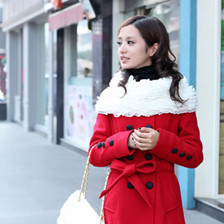
#> input picture img1.jpg, 224 x 224 px, given as the content of the folder /data/colposcopy/colposcopy, which was not available
$ jupyter execute --allow-errors preprocess.ipynb   (shell and % lines are left out)   (older library calls are emulated)
#> lines starting #> are read from the running program, lines starting #| are printed output that depends on the picture; after the words box and inside, x2 and y2 are one past the last pixel; in counts of white or black regions, pixels touching at a corner belong together; pictures that were not available may be replaced by others from this repository, and a replacement may not be noted
### repo/gpu_allocation.py
import subprocess, re, os, sys

def run_command(cmd):
    """Run command, return output as string."""

    output = subprocess.Popen(cmd, stdout=subprocess.PIPE, shell=True).communicate()[0]
    return output.decode("ascii")

def list_available_gpus():
    """Returns list of available GPU ids."""

    output = run_command("nvidia-smi -L")
    # lines of the form GPU 0: TITAN X
    gpu_regex = re.compile(r"GPU (?P<gpu_id>\d+):")
    result = []
    for line in output.strip().split("\n"):
        m = gpu_regex.match(line)
        assert m, "Couldnt parse "+line
        result.append(int(m.group("gpu_id")))
    return result

def gpu_memory_map():
    """Returns map of GPU id to memory allocated on that GPU."""

    output = run_command("nvidia-smi")
    gpu_output = output[output.find("GPU Memory"):]
    # lines of the form
    # |    0      8734    C   python                                       11705MiB |
    memory_regex = re.compile(r"[|]\s+?(?P<gpu_id>\d+)\D+?(?P<pid>\d+).+[ ](?P<gpu_memory>\d+)MiB")
    rows = gpu_output.split("\n")
    result = {gpu_id: 0 for gpu_id in list_available_gpus()}
    for row in gpu_output.split("\n"):
        m = memory_regex.search(row)
        if not m:
            continue
        gpu_id = int(m.group("gpu_id"))
        gpu_memory = int(m.group("gpu_memory"))
        result[gpu_id] += gpu_memory
    return result


def set_gpu(num_gpu,gpu_list = [0,1,2,3,4,5,6,7]):
    tot_mem = 11172.0
    memory_gpu_map =sorted([(memory/tot_mem, gpu_id) for (gpu_id, memory) in gpu_memory_map().items()if gpu_id in gpu_list])
    available_gpus = []
    for item in memory_gpu_map:
        mem_usage, gpu_id = item
        if mem_usage < 0.9:
            available_gpus.append(gpu_id)
    print ("Found %d GPU(s)"%len(memory_gpu_map),"only %d gpu below threshold"%len(available_gpus))
    if len(available_gpus)>=num_gpu:
        gpus = ','.join(str(e) for e in available_gpus[:num_gpu])
        os.environ["CUDA_VISIBLE_DEVICES"] = gpus
        print ("Using GPU %s"%gpus)
    else:
        raise ValueError("No GPUs available, current number of available GPU is %d, requested for %d GPU(s)"%
                         (len(available_gpus),num_gpu))

### repo/preprocess.ipynb
[cell 1]
from __future__ import absolute_import
from __future__ import division
from __future__ import print_function
from __future__ import unicode_literals

import math
import os
import sys
import warnings
import argparse
import numpy as np
import yaml
import cv2
import matplotlib.pyplot as plt

import torch
import csv
import torch.nn as nn
import torch.backends.cudnn as cudnn
import random

from PIL import Image,ImageFilter
import PIL.ImageOps as imop
from glob import glob
from tqdm import tqdm
from torch import optim
from torch import Tensor
from torch.autograd import Variable
from torch.utils.data import DataLoader,Dataset,Sampler
from torchvision import datasets,transforms
from torch.nn import functional as F

sys.path.append("/home/shiyi/gpu/gpu/")
img_dir = "/data/colposcopy/colposcopy"
img_dir_1 = "/data/colposcopy/colposcopy_1/"

from gpu_allocation import set_gpu

error = glob(os.path.join(img_dir,"train*","*","2845.jpg")) + \
    glob(os.path.join(img_dir,"train*","*","5893.jpg")) + glob(os.path.join(img_dir,"train*","*","5892.jpg"))
print(error)

from gpu_allocation import set_gpu
corrupt_set  = set()
types = [1,2,3]

type_1_train = [i for i in glob(os.path.join(img_dir,"train","Type_1","*.jpg")) if i not in error]
type_2_train = [i for i in glob(os.path.join(img_dir,"train","Type_2","*.jpg")) if i not in error]
type_3_train = [i for i in glob(os.path.join(img_dir,"train","Type_3","*.jpg")) if i not in error]

type_1_train_extra = [i for i in glob(os.path.join(img_dir,"train_stg2","Type_1","*.jpg")) if i not in error]
type_2_train_extra = [i for i in glob(os.path.join(img_dir,"train_stg2","Type_2","*.jpg")) if i not in error]
type_3_train_extra = [i for i in glob(os.path.join(img_dir,"train_stg2","Type_3","*.jpg")) if i not in error]

img_test   = glob(os.path.join(img_dir,"test","*.jpg"))
img_test_wo_answer = glob(os.path.join(img_dir,"test_stg2","*.jpg"))

img_path_yolo = type_1_train+type_2_train+type_3_train
img_paths = img_path_yolo+img_test+img_test_wo_answer+type_1_train_extra+type_2_train_extra+type_3_train_extra
#print(len(img_paths))
#print(img_paths[0].split('/')[4])
print(len(img_path_yolo))

def data_label_alter(csv_path):

    # [18 lines left out: functions data_label_del, data_label_exchange, not called in this run]

    with open(csv_path) as f:
        f_csv = csv.reader(f)
        index = 0
        for row in f_csv:
            if index == 0:
                index += 1
                continue
            if row[-1] == 'remove':
                data_label_del(row[0])
            else:
                data_label_exchange(row[0],row[1],row[2])

#data_label_alter(os.path.join(img_dir,"fixed_labels_v2.csv"))
#> (the rest of this cell did not finish here and is left out)

[cell 2]
class ColpoProcessDataset(Dataset):
    def __init__(self,paths):
        self.paths = paths
    # [4 lines left out: function __getitem__, not called in this run]
    def __len__(self):
        return len(self.paths)

def cvt(image):
    return cv2.cvtColor(image, cv2.COLOR_BGR2RGB)

def transform_offline(img):
    pass
def write_to_dir(img):
    pass

#added_data = []
DataYolo = ColpoProcessDataset(img_path_yolo)
#> (the rest of this cell did not finish here and is left out)

[cell 3]
from sklearn.model_selection import train_test_split
from glob import glob
import os
img_dir = "/data/colposcopy/colposcopy"
type_1_train = [i for i in glob(os.path.join(img_dir,"train","Type_1","*.jpg"))]
type_2_train = [i for i in glob(os.path.join(img_dir,"train","Type_2","*.jpg"))]
type_3_train = [i for i in glob(os.path.join(img_dir,"train","Type_3","*.jpg"))]
test = [i for i in glob(os.path.join(img_dir,"test","*.jpg"))]
label_paths = [i for i in glob("/home/shiyi/colposcopy/colposcopy/models/PyTorch-YOLOv3/data/custom/labels/*")]

file_paths = type_1_train+type_2_train+type_3_train+test
#print(len(type_1_train),len(type_2_train),len(type_3_train))
#print (type_1_train)
train,valid,_,_ = train_test_split(file_paths,file_paths,test_size=0.2, random_state=42)
#print (train,valid)
yolo_train_table = "/home/shiyi/colposcopy/colposcopy/models/PyTorch-YOLOv3/data/custom/train.txt"
yolo_valid_table = "/home/shiyi/colposcopy/colposcopy/models/PyTorch-YOLOv3/data/custom/valid.txt"
remove_table_path = "/data/colposcopy/colposcopy/removed_files.csv"

#> (the rest of this cell did not finish here and is left out)

#> (a cell that did not finish here is left out)

[cell 5]
print(len(img_paths))
for img_path in tqdm(img_paths):
    img_path_target = os.path.join(img_dir_1 + '/'.join(img_path.split('/')[4:]))
    img = cv2.imread(img_path)
#> img is the input picture: shape (224, 224, 3); mean B, G, R 162.5, 150, 170
    if img is None:
        continue
            #img = preprocess(img)
            #print("Thread {}, number {}".format(self.threadID,index))
    cv2.imwrite(img_path_target,img,[int(cv2.IMWRITE_JPEG_QUALITY),100])

# [13 lines left out: function preprocess, not called in this run]

import threading
os.environ["CUDA_VISIBLE_DEVICES"]="0,1,2,3"
num_gpu = 1
#> (the rest of this cell did not finish here and is left out)


class myThread (threading.Thread):
    # [18 lines left out: functions __init__, run, not called in this run]

num_thread = num_gpu
img_num_per_thread = len(img_paths)//num_thread
thread_res = list()
for i in range(num_thread):
    thread_res.append(myThread(i,img_num_per_thread))

for i in range(num_thread):
    thread_res[i].start()

[cell 6]
import numpy as np
import math

def max2D(matrix):
    def max_with_par(val,p1,p2,max_val,max_p1,max_p2):
        if val>max_val:
            return val,p1,p2
        else:
            return max_val,max_p1,max_p2

    def maxHist(lst):
        if not lst:
            return 0,0,0,0

        s = list()
        max_val = 0
        left = -1
        right = -1
        i = 0
        while(i < len(lst)):
            if len(s)==0 or lst[i]>=lst[s[-1]]:
                s.append(i)
                i += 1
            else:
                top = s.pop()
                val = lst[top] * (i if len(s)<=0 else i-s[-1]-1)
                left_cur = 0 if len(s)<=0 else s[-1]+1
                right_cur = i-1
                max_val,left,right = max_with_par(val,left_cur,right_cur,max_val,left,right)

        while(len(s) > 0):
            top = s.pop()
            val = lst[top] * (i if len(s)<=0 else i-s[-1]-1)
            left_cur = 0 if len(s)<=0 else s[-1]+1
            right_cur = i-1
            max_val,left,right = max_with_par(val,left_cur,right_cur,max_val,left,right)
        return max_val,left,right

    max_area = -1
    up = -1
    down = -1
    left = -1
    right = -1

    row_accum =[int(i) for i in matrix[0]]
    for index in range(len(matrix)):
        if index>=1:
            for digit in range(len(matrix[index-1])):
                if int(matrix[index][digit])==0:
                    row_accum[digit] = 0
                else:
                    row_accum[digit] += int(matrix[index][digit])

        area,left_cur,right_cur = maxHist(row_accum)
        past_max_area = max_area

        down_cur = index
        up_cur = index - (area//(1-left_cur+right_cur))+1
        max_area,down,up = max_with_par(area,down_cur,up_cur,max_area,down,up)
        if past_max_area != max_area:
            left = left_cur
            right = right_cur
        #print('area: ',max_area,area,'  coor: ',left,right,down,up)
    return left,up,right,down

[cell 7]
maxtrix_0 = np.array([[1,0,0,0,0,1],
                      [1,1,0,1,1,1],
                      [0,0,0,1,1,1],
                      [0,0,1,1,0,0]])

maxtrix_1 = np.array([[1,0,1,1,1,1],
                      [1,1,1,1,1,0],
                      [0,0,1,1,1,1],
                      [0,0,1,1,0,0]])

print (max2D(maxtrix_0))
print (max2D(maxtrix_1))

[cell 8]
from sklearn.mixture import GaussianMixture
from sklearn.utils import shuffle
from skimage import measure

def cvt(image):
    return cv2.cvtColor(image, cv2.COLOR_BGR2RGB)

def cropCircle(img):
    '''
    max_edge = 255
    if(img.shape[0] > img.shape[1]):
        tile_size = (int(img.shape[1]*max_edge/img.shape[0]),max_edge)
    else:
        tile_size = (max_edge, int(img.shape[0]*max_edge/img.shape[1]))
    '''
    tile_size = (255,255)

    img = cv2.resize(img, dsize=tile_size)
    gray = cv2.cvtColor(img, cv2.COLOR_RGB2GRAY)

    _, thresh = cv2.threshold(gray, 10, 255, cv2.THRESH_BINARY)
    _, contours, _ = cv2.findContours(thresh.copy(),cv2.RETR_TREE,cv2.CHAIN_APPROX_NONE)
    main_contour = sorted(contours, key = cv2.contourArea, reverse = True)[0]

    ff = np.zeros((gray.shape[0],gray.shape[1]), 'uint8')
    cv2.drawContours(ff, main_contour, -1, 1, 15)
    ff_mask = np.zeros((gray.shape[0]+2,gray.shape[1]+2), 'uint8')
    cv2.floodFill(ff, ff_mask, (int(gray.shape[1]/2), int(gray.shape[0]/2)), 1)
    rect = max2D(ff)

    rectangle = [min(rect[0],rect[2]), max(rect[0],rect[2]), min(rect[1],rect[3]), max(rect[1],rect[3])]
    return img[rectangle[0]:rectangle[1], rectangle[2]:rectangle[3]]

def remove_sr(img):
    r_c = img[:,:,2]
    g_c = img[:,:,1]
    b_c = img[:,:,0]
    _,r_thres = cv2.threshold(r_c, 210, 255, cv2.THRESH_BINARY)
    _,g_thres = cv2.threshold(g_c, 208, 255, cv2.THRESH_BINARY)
    _,b_thres = cv2.threshold(b_c, 206, 255, cv2.THRESH_BINARY)
    mixed = r_thres & b_thres & g_thres
    kernel_dilate = np.ones((18, 18), np.uint8)
    mask = cv2.dilate(mixed,kernel_dilate)
    dst = cv2.inpaint(img,mask,14,cv2.INPAINT_TELEA)
    return dst

[cell 9]
from multiprocessing import Pool, Lock
from multiprocessing.pool import ThreadPool
import time
import threading
from tqdm import tqdm
import os
import numpy as np

def preprocess_cervical(thread_id,index_slice):
    for index in index_slice:
        if (index-index_slice[0])%40==0:
            print("Thread {}, image {}|{}, name: {}".format(thread_id, index-index_slice[0], len(index_slice) ,img_paths[index]))
        img_name = img_paths[index]
        img_path_target = os.path.join(img_dir_1 + '/'.join(img_path.split('/')[4:]))
        img = cv2.imread(img_name)
        if img is not None:
            img_crop = cropCircle(cvt(img))
            dst = remove_sr(img_crop)
            cv2.imwrite(img_name_target,dst)

print ('Parent process %s.' % os.getpid())

num_thread = 10
num_images = len(img_paths)
pool = ThreadPool(num_thread)
num_per_thread = num_images//num_thread


start_time = time.time()
for i in range(num_thread):
    start = i*num_per_thread
    end = min((i+1)*num_per_thread, num_images)
    pool.apply_async(preprocess_cervical, args=(i,range(start,end)))

print ('Waiting for all subprocesses done...')

pool.close()
pool.join()
end_time = time.time()
print ("done,time takes:",end_time-start_time)

[cell 10]
from multiprocessing import Lock
from multiprocessing.dummy import Pool as ThreadPool
import time
import threading
from tqdm import tqdm
import os
import numpy as np

num_thread = 20
num_images = len(img_paths)


pool = ThreadPool(num_thread)
progress = tqdm(total=num_images)

def preprocess_cervical_1(name):
    global progress,lock
    #print("Thread {}, image {}|{}, name: {}".format(thread_id, index-index_slice[0], len(index_slice) ,img_paths[index]))
    img_name_target = os.path.join(img_dir_1 + '/'.join(name.split('/')[4:]))
    print (name)
    try:
        img = cv2.imread(name)
        if img is not None:
            img_crop = cropCircle(cvt(img))
            dst = remove_sr(img_crop)
            cv2.imwrite(img_name_target,dst)
    except cv2.error:
        print ("skipped,continue")


print ('Parent process %s.' % os.getpid())
start_time = time.time()
a = pool.map(preprocess_cervical_1, img_paths)
#> in cropCircle, `gray = cv2.cvtColor(img, cv2.COLOR_RGB2GRAY)`:
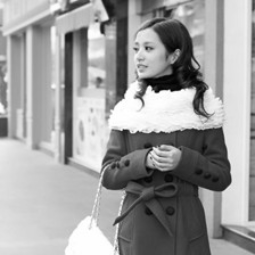
#> gray: shape (255, 255); min 1, max 255, mean 157.3
#> in cropCircle, `_, thresh = cv2.threshold(gray, 10, 255, cv2.THRESH_BINARY)`:
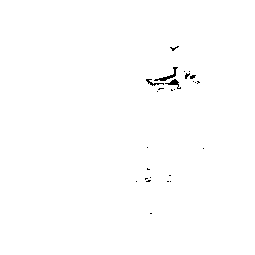
#> thresh: shape (255, 255); 99.6% white; black in thin lines or dots, all inside (x1, y1, x2, y2) = (136, 46, 204, 214)
#> in cropCircle, `cv2.drawContours(ff, main_contour, -1, 1, 15)`:
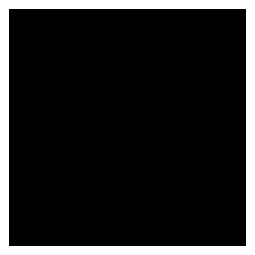
#> ff: shape (255, 255); values 0 (black) and 1 (white), 13.6% white; 1 white region, box (x1, y1, x2, y2) and area: (0, 0, 255, 255) 8856
#> in cropCircle, `cv2.floodFill(ff, ff_mask, (int(gray.shape[1]/2), int(gray.shape[0]/2)..`: ff: shape (255, 255); every value is 1
#> in cropCircle, `return img[rectangle[0]:rectangle[1], rectangle[2]:rectangle[3]]`:
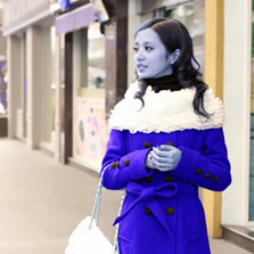
#> returned value: shape (254, 254, 3); mean of channels 0, 1, 2 170, 150, 162.6; drawn as B, G, R
#> in remove_sr, `r_c = img[:,:,2]`:
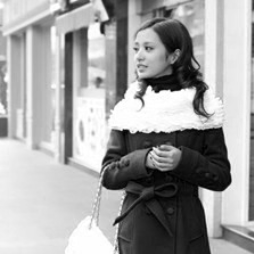
#> r_c: shape (254, 254); min 0, max 255, mean 162.6
#> in remove_sr, `g_c = img[:,:,1]`:
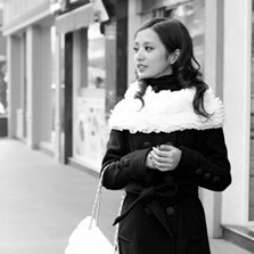
#> g_c: shape (254, 254); min 0, max 255, mean 150
#> in remove_sr, `b_c = img[:,:,0]`:
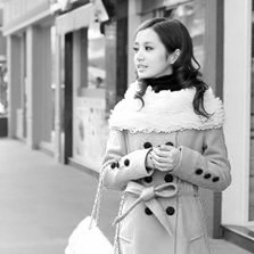
#> b_c: shape (254, 254); min 0, max 255, mean 170
#> in remove_sr, `_,r_thres = cv2.threshold(r_c, 210, 255, cv2.THRESH_BINARY)`: r_thres: shape (254, 254); 40.7% white; 75 white regions (57 under 20 px), largest, box (x1, y1, x2, y2) and area: (72, 0, 254, 226) 12929, (0, 26, 118, 254) 10198, (0, 0, 61, 36) 1038
#> in remove_sr, `_,g_thres = cv2.threshold(g_c, 208, 255, cv2.THRESH_BINARY)`: g_thres: shape (254, 254); 33% white; 73 white regions (55 under 20 px), largest, box (x1, y1, x2, y2) and area: (0, 26, 118, 254) 7378, (204, 0, 254, 226) 5974, (74, 80, 203, 173) 5344
#> in remove_sr, `_,b_thres = cv2.threshold(b_c, 206, 255, cv2.THRESH_BINARY)`: b_thres: shape (254, 254); 29% white; 87 white regions (59 under 20 px), largest, box (x1, y1, x2, y2) and area: (74, 80, 203, 204) 6095, (223, 0, 252, 225) 5110, (64, 205, 119, 254) 1300
#> in remove_sr, `mixed = r_thres & b_thres & g_thres`:
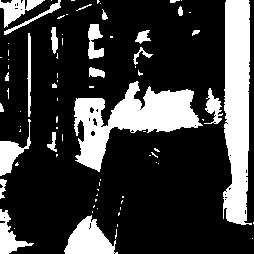
#> mixed: shape (254, 254); 23.5% white; 80 white regions (56 under 20 px), largest, box (x1, y1, x2, y2) and area: (223, 0, 252, 225) 5107, (74, 81, 203, 172) 4848, (64, 215, 118, 254) 1215
#> in remove_sr, `mask = cv2.dilate(mixed,kernel_dilate)`:
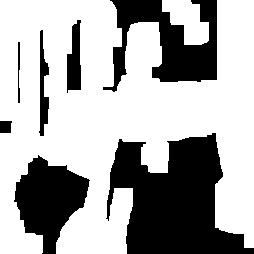
#> mask: shape (254, 254); 66.5% white; 7 black regions, largest, box (x1, y1, x2, y2) and area: (106, 133, 254, 254) 10777, (103, 0, 217, 92) 4987, (14, 155, 90, 254) 4274
#> in remove_sr, `dst = cv2.inpaint(img,mask,14,cv2.INPAINT_TELEA)`:
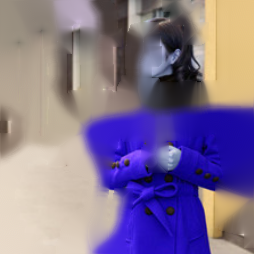
#> dst: shape (254, 254, 3); mean B, G, R 145.8, 114.4, 131.2
pool.close()
pool.join()
end_time = time.time()

print ("done,it takes:",end_time-start_time)

[cell 11]
def cvt(image):
    return cv2.cvtColor(image, cv2.COLOR_BGR2RGB)

# [13 lines left out: function preprocess, not called in this run]

def maxRect(matrix):
    def max_with_par(val,p1,p2,max_val,max_p1,max_p2):
        if val>max_val:
            return val,p1,p2
        else:
            return max_val,max_p1,max_p2

    def maxHist(lst):
        s = list()
        max_val = 0
        left = -1
        right = -1
        i = 0
        while(i < len(lst)):
            if len(s)==0 or lst[i]>=lst[s[-1]]:
                s.append(i)
                i += 1
            else:
                top = s.pop()
                val = lst[top] * (i if len(s)<=0 else i-s[-1]-1)
                left_cur = 0 if len(s)<=0 else s[-1]
                right_cur = i-1
                max_val,left,right = max_with_par(val,left_cur,right_cur,max_val,left,right)

        while(len(s) > 0):
            top = s.pop()
            val = lst[top] * (i if len(s)<=0 else i-s[-1]-1)
            left_cur = 0 if len(s)<=0 else s[-1]
            right_cur = i-1
            max_val,left,right = max_with_par(val,left_cur,right_cur,max_val,left,right)
        return max_val,left,right

    max_area = -1
    up = -1
    down = -1
    left = -1
    right = -1

    row_accum =[int(i) for i in matrix[0]]
    for index in range(len(matrix)):
        if index>=1:
            for digit in range(len(matrix[index-1])):
                if int(matrix[index][digit])==0:
                    row_accum[digit] = 0
                else:
                    row_accum[digit] += int(matrix[index][digit])

        area,cur_left,cur_right = maxHist(row_accum)
        past_max_area = max_area
        cur_down = index
        cur_up = int(index-math.floor(area/(right-left+1)))
        max_area,down,up = max_with_par(area,cur_down,cur_up,max_area,down,up)
        if past_max_area != max_area:
            left = cur_left
            right = cur_right
    return [left,up,right,down]

def preprocess(matrix):
    print(maxRect(matrix))

#> (the rest of this cell did not finish here and is left out)

[cell 12]
import piexif
test_path = glob("/data/colposcopy/colposcopy/train_*/*/*.jpg")
print(len(test_path))
for i in test_path:
    print(i)
    piexif.remove(i)
